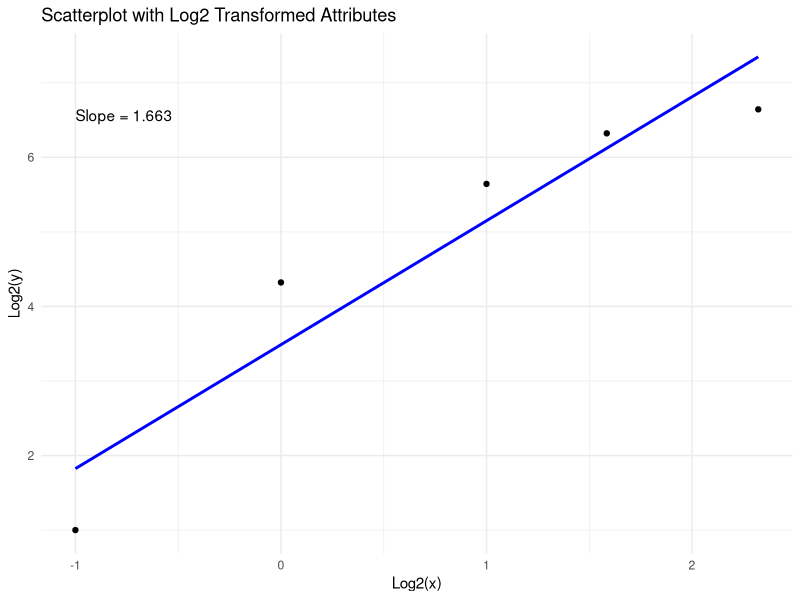
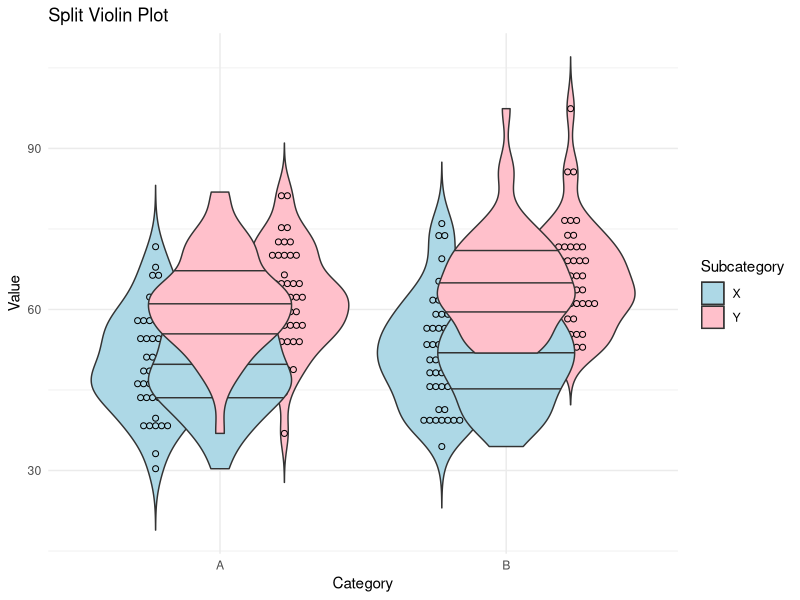

Recreate these plots in R, in order.
## ---- chunk 1
knitr::opts_chunk$set(echo = TRUE)
library(ggplot2)
## ---- chunk 2

# Sample data
data <- data.frame(x = c(5, 3, 2, 1, 0.5), y = c(100, 80, 50, 20, 2))

# Replace 'attribute1' and 'attribute2'  with column names
attribute1 <- "x"
attribute2 <- "y"

# Log2 transformation
data$log_attribute1 <- log2(data[[attribute1]])
data$log_attribute2 <- log2(data[[attribute2]])

# Linear model
model <- lm(log_attribute2 ~ log_attribute1, data = data)
slope <- coef(model)[2]

# Scatterplot
p <- ggplot(data, aes(x = log_attribute1, y = log_attribute2)) +
  geom_point() +
  geom_smooth(method = "lm", se = FALSE, color = "blue") +
  ggtitle("Scatterplot with Log2 Transformed Attributes") +
  xlab(paste("Log2(", attribute1, ")", sep = "")) +
  ylab(paste("Log2(", attribute2, ")", sep = "")) +
  annotate("text", x = min(data$log_attribute1), y = max(data$log_attribute2), 
           label = paste("Slope =", round(slope, 3)), hjust = 0, vjust = 1) +
  theme_minimal()

# Display the plot
print(p)

## ---- chunk 3
# Load necessary libraries
library(ggplot2)

# Sample data
set.seed(123)
data <- data.frame(
  Category = rep(c("A", "B"), each=100),
  Subcategory = rep(c("X", "Y"), each=50, times=2),
  Value = c(rnorm(50, mean=50, sd=10), rnorm(50, mean=60, sd=10), rnorm(50, mean=55, sd=10), rnorm(50, mean=65, sd=10))
)

# Create a split violin plot
p <- ggplot(data, aes(x=Category, y=Value, fill=Subcategory)) +
  geom_violin(scale="width", trim=FALSE, position=position_dodge(width=0.9), width=0.9) +
  scale_fill_manual(values=c("lightblue", "pink")) +
  geom_dotplot(binaxis='y', stackdir='center', dotsize = 0.5, position=position_dodge(width=0.9)) +
  labs(title="Split Violin Plot",
       x="Category",
       y="Value") +
  theme_minimal() +
  geom_violin(data = subset(data, Subcategory == "X"), aes(x = Category, y = Value, fill = Subcategory), 
              draw_quantiles = c(0.25, 0.5, 0.75), trim = TRUE, scale = "area", width = 0.5, side = "l") +
  geom_violin(data = subset(data, Subcategory == "Y"), aes(x = Category, y = Value, fill = Subcategory), 
              draw_quantiles = c(0.25, 0.5, 0.75), trim = TRUE, scale = "area", width = 0.5, side = "r") +
  scale_fill_manual(values = c("lightblue", "pink"))

# Display the plot
print(p)



